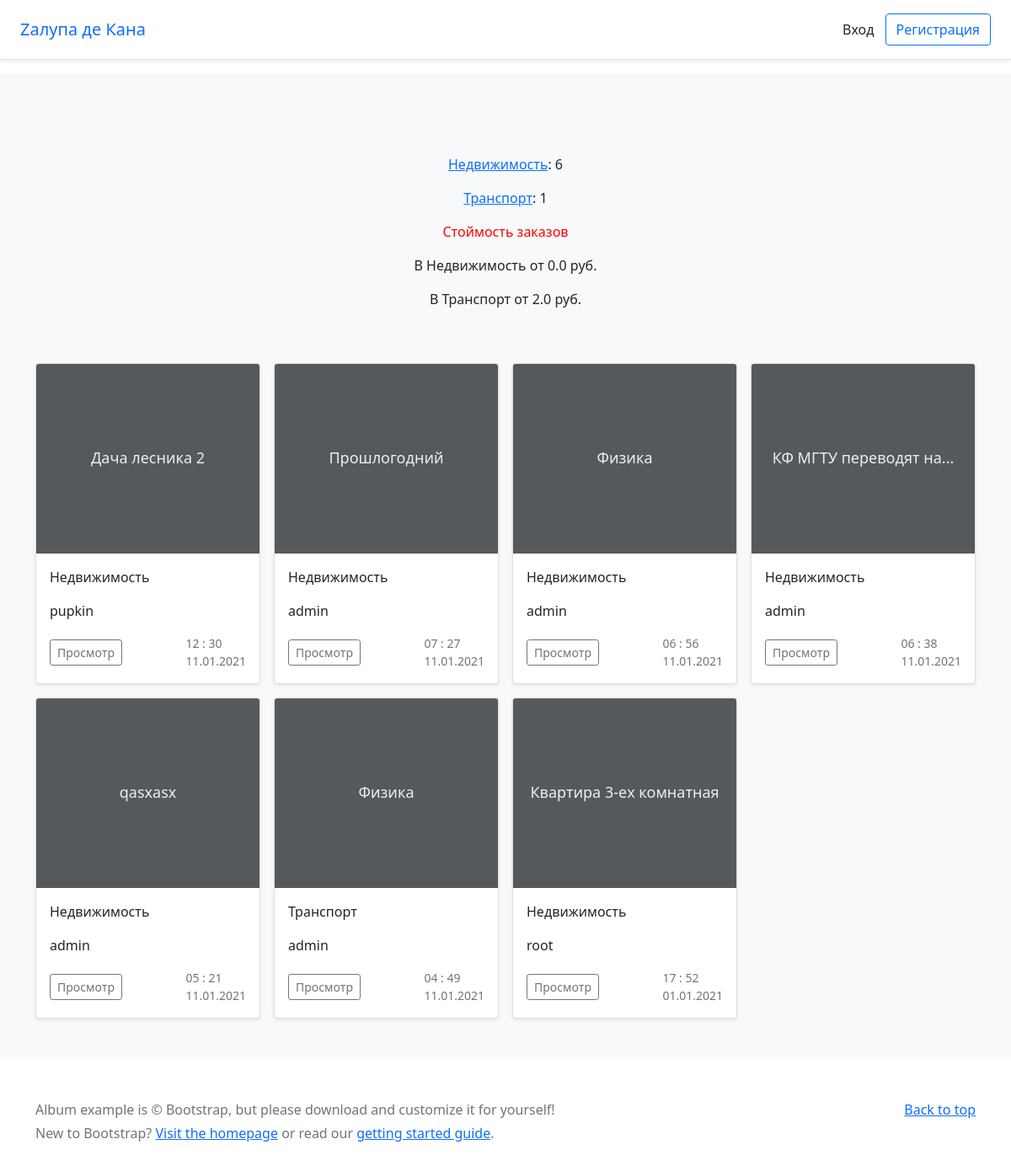
/bboard/, run on the app's committed database.
### bboard/models.py (models this page shows, shortened)
class Rubric(models.Model):
    name = models.CharField(max_length=20, db_index=True, verbose_name="Название")
    class Meta:
        verbose_name = "Рубрика"
        verbose_name_plural = "Рубрики"
        ordering = ['name']

class Bb(models.Model):
    title = models.CharField(max_length=50, verbose_name="Товар")
    content = models.TextField(null=True, blank=True, verbose_name="Описание")
    rubric = models.ForeignKey('Rubric', null=True, on_delete=models.PROTECT, verbose_name="Рубрика")
    price = models.FloatField(null=True, blank=True, verbose_name="Цена")
    published = models.DateTimeField(auto_now_add=True, db_index=True, verbose_name="Опубликовано")
    user = models.ForeignKey(User, on_delete=models.CASCADE, null=True, default=User, verbose_name="Пользователь")
    class Meta:
        verbose_name = "Обьявление"
        verbose_name_plural = "Обьявления"
        ordering = ['-published']

### bboard/views.py (the view)
# urls.py: path('', index, name='index')
def index(request):
    bbs = Bb.objects.all()
    rubrics = Rubric.objects.all()
    count_post_by_rubric = Rubric.objects.annotate(Count('bb'))
    min_price_by_rubric = Rubric.objects.annotate(min=Min('bb__price')) #минимальная цена
    max_price_by_rubric = Rubric.objects.annotate(max=Max('bb__price')) #максимальная цена
    return render(request, 'bboard/index.html', {'bbs': bbs, 'rubrics': rubrics, 'cpbr': count_post_by_rubric,
                                                 'minpbr': min_price_by_rubric, 'maxpbr': max_price_by_rubric})

### templates/bboard/index.html (shortened to what this page needs)
{% extends 'base.html' %}
{% block content %}
    <section class="py-5 text-center container">
        {% for bb in cpbr %}
            <p><a href="{% url 'by_rubric' bb.pk %}">{{ bb.name }}</a>: {{ bb.bb__count }}</p>
        {% endfor %}
        <p style="color: red">Стоймость заказов</p>
        {% for bb in minpbr %}
            <p>В {{ bb.name }} от {{ bb.min }} руб.</p>
        {% endfor %}
    </section>
    <div class="row row-cols-1 row-cols-sm-2 row-cols-md-4 g-3">
        {% for bb in bbs %}
            <div class="col">
                <div class="card shadow-sm">
                    <svg class="bd-placeholder-img card-img-top" width="100%" height="225"
                         xmlns="http://www.w3.org/2000/svg" role="img" aria-label="Placeholder: Thumbnail"
                         preserveAspectRatio="xMidYMid slice" focusable="false"><title>Placeholder</title>
                        <rect width="100%" height="100%" fill="#55595c"></rect>
                        <text x="50%" y="50%" fill="#eceeef" dy=".3em">{{ bb.title }}</text>
                    </svg>
                    <div class="card-body">
                        <p class="card-text">{{ bb.rubric.name }}</p>
                        <p class="card-text">{{ bb.user }}</p>
                        <div class="d-flex justify-content-between align-items-center">
                            <div class="btn-group">
                                <a class="btn btn-sm btn-outline-secondary" href="{% url 'detail' bb.pk %}">Просмотр</a>
                            </div>
                            <small class="text-muted">{{ bb.published|date:"H : i" }}
                                <br>{{ bb.published|date:"d.m.Y" }}
                            </small>
                        </div>
                    </div>
                </div>
            </div>
        {% endfor %}
    </div>
{% endblock %}

### templates/base.html (style rules this page uses)
.bd-placeholder-img { font-size: 1.125rem; text-anchor: middle; -webkit-user-select: none; -moz-user-select: none; user-select: none; }

### data on the page
Rubric: name "Недвижимость", bb__count "6", min "0.0"
Rubric: name "Транспорт", bb__count "1", min "2.0"
Bb: title "Дача лесника 2", rubric.name "Недвижимость", user "pupkin", published "12 : 30", published "11.01.2021"
Bb: title "Прошлогодний", rubric.name "Недвижимость", user "admin", published "07 : 27", published "11.01.2021"
Bb: title "Физика", rubric.name "Недвижимость", user "admin", published "06 : 56", published "11.01.2021"
Bb: title "КФ МГТУ переводят на...", rubric.name "Недвижимость", user "admin", published "06 : 38", published "11.01.2021"
Bb: title "qasxasx", rubric.name "Недвижимость", user "admin", published "05 : 21", published "11.01.2021"
Bb: title "Физика", rubric.name "Транспорт", user "admin", published "04 : 49", published "11.01.2021"
Bb: title "Квартира 3-ех комнатная", rubric.name "Недвижимость", user "root", published "17 : 52", published "01.01.2021"
